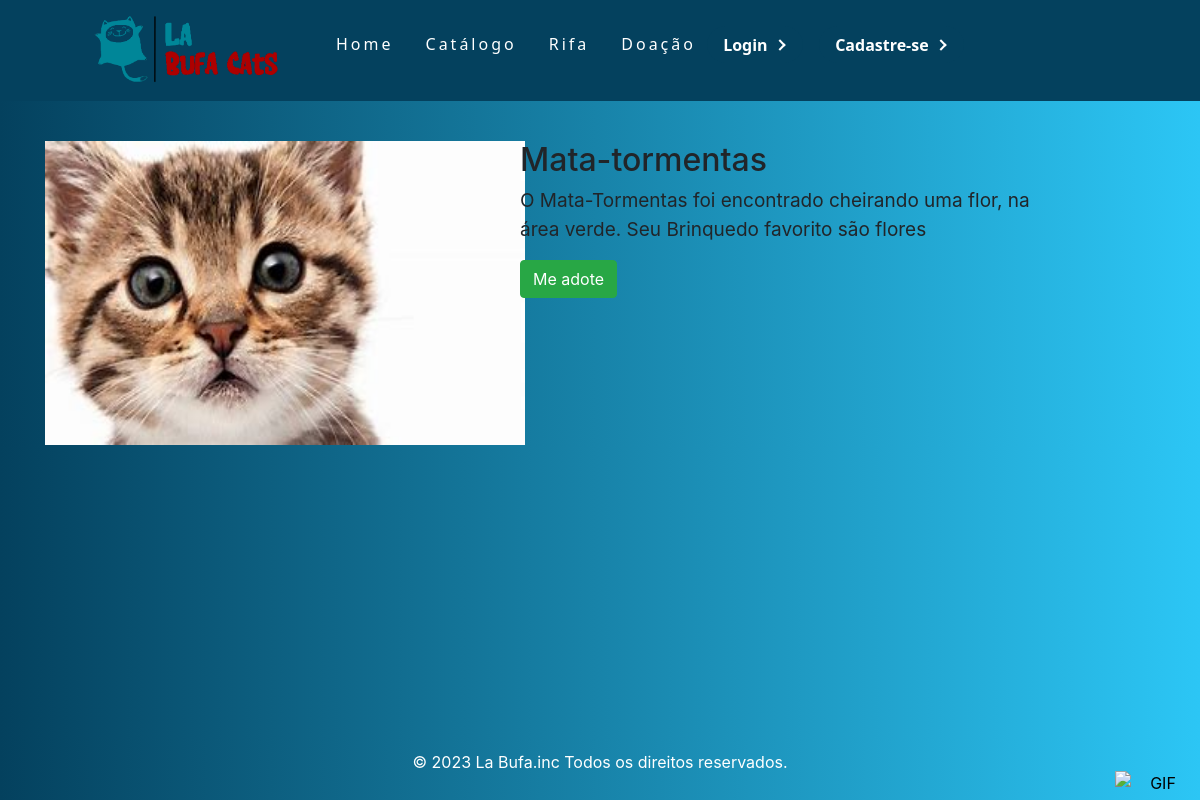
Page /4/ on the committed database.
### apps/accounts/models.py (models this page shows)
class Post(models.Model):
    titulo_post = models.CharField(max_length=100)
    descricao_post = models.CharField(max_length=255)
    data_post = models.DateTimeField('Data publicado')
    img = models.ImageField(upload_to = 'uploads', default='')

### apps/accounts/views.py (the view)
# urls.py: path('<int:pk>/', views.DetalhesView.as_view(), name='detalhes'),
class DetalhesView(DetailView):
    model = Post
    template_name = 'detalhes.html'
    context_object_name = 'post'

### templates/detalhes.html
{% extends "base.html" %}
{% load static %}
{% block body %}
        <div class="container">
            <div class="row" style="margin-top: 1rem;">
                <div class="col-12 col-md-7 col-xl-5">
                    <img src={{ post.img.url }} style="height: 19rem; max-height: 20rem; max-width: 30rem; object-fit: content;">
                </div>
                <div class="col-12 col-md-7 col-xl-6">
                    <h2>{{ post.titulo_post }}</h2>
                    <p style="font-size:19px;">{{ post.descricao_post }}</p>
                    <a href="{% url 'accounts:adocao' post.id %}"> <button type="button" class="btn btn-success">Me adote</button></a>
                </div>
            </div>
        </div>
    </body>
</html>
{% endblock %}

### static/css/style.css (style rules this page uses)
body { background: linear-gradient(to right, #04415e, #2cc6f5); overflow-x: hidden; }
* { margin: 0; padding: 0; }
a { color: #fff; text-decoration: none; transition: 0.3s; color: inherit; font-weight: normal; }

### rows in the picture
Post: img (picture), titulo_post "Mata-tormentas", descricao_post "O Mata-Tormentas foi encontrado cheirando uma flor, na área verde. Seu Brinquedo favorito são flores"
